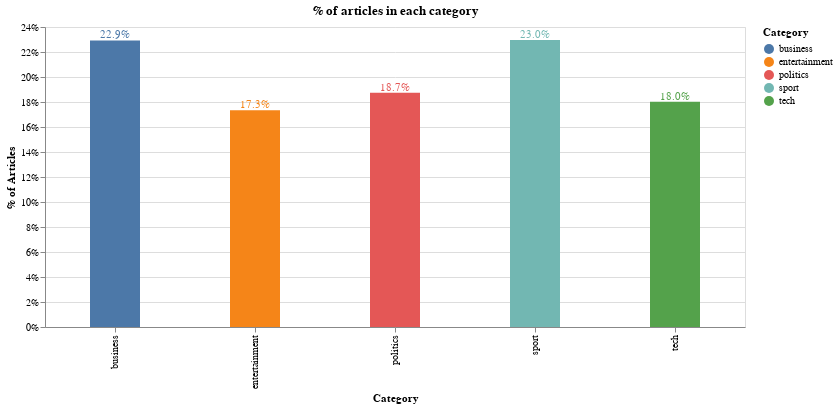

Source (notebook cell):
### Code cell
df['id'] = 1
df2 = pd.DataFrame(df.groupby('Category').count()['id']).reset_index()

bars = alt.Chart(df2).mark_bar(size=50).encode(
    x=alt.X('Category'),
    y=alt.Y('PercentOfTotal:Q', axis=alt.Axis(format='.0%', title='% of Articles')),
    color='Category'
).transform_window(
    TotalArticles='sum(id)',
    frame=[None, None]
).transform_calculate(
    PercentOfTotal="datum.id / datum.TotalArticles"
)

text = bars.mark_text(
    align='center',
    baseline='bottom',
    #dx=5  # Nudges text to right so it doesn't appear on top of the bar
).encode(
    text=alt.Text('PercentOfTotal:Q', format='.1%')
)

(bars + text).interactive().properties(
    height=300, 
    width=700,
    title = "% of articles in each category",
)

### Figure 1 — Vega-Lite specification as saved in the notebook (floating-point values rounded to 4 significant figures)
{"config": {"view": {"continuousWidth": 400, "continuousHeight": 300}}, "layer": [{"mark": {"type": "bar", "size": 50}, "encoding": {"color": {"type": "nominal", "field": "Category"}, "x": {"type": "nominal", "field": "Category"}, "y": {"type": "quantitative", "axis": {"format": ".0%", "title": "% of Articles"}, "field": "PercentOfTotal"}}, "selection": {"selector001": {"type": "interval", "bind": "scales", "encodings": ["x", "y"]}}, "transform": [{"window": [{"op": "sum", "field": "id", "as": "TotalArticles"}], "frame": [null, null]}, {"calculate": "datum.id / datum.TotalArticles", "as": "PercentOfTotal"}]}, {"mark": {"type": "text", "align": "center", "baseline": "bottom"}, "encoding": {"color": {"type": "nominal", "field": "Category"}, "text": {"type": "quantitative", "field": "PercentOfTotal", "format": ".1%"}, "x": {"type": "nominal", "field": "Category"}, "y": {"type": "quantitative", "axis": {"format": ".0%", "title": "% of Articles"}, "field": "PercentOfTotal"}}, "transform": [{"window": [{"op": "sum", "field": "id", "as": "TotalArticles"}], "frame": [null, null]}, {"calculate": "datum.id / datum.TotalArticles", "as": "PercentOfTotal"}]}], "data": {"name": "data-9a2e07ae41b2eda4f5b2023b1a5c9d3a"}, "height": 300, "title": "% of articles in each category", "width": 700, "$schema": "https://vega.github.io/schema/vega-lite/v4.0.2.json", "datasets": {"data-9a2e07ae41b2eda4f5b2023b1a5c9d3a": [{"Category": "business", "id": 510}, {"Category": "entertainment", "id": 386}, {"Category": "politics", "id": 417}, {"Category": "sport", "id": 511}, {"Category": "tech", "id": 401}]}}
